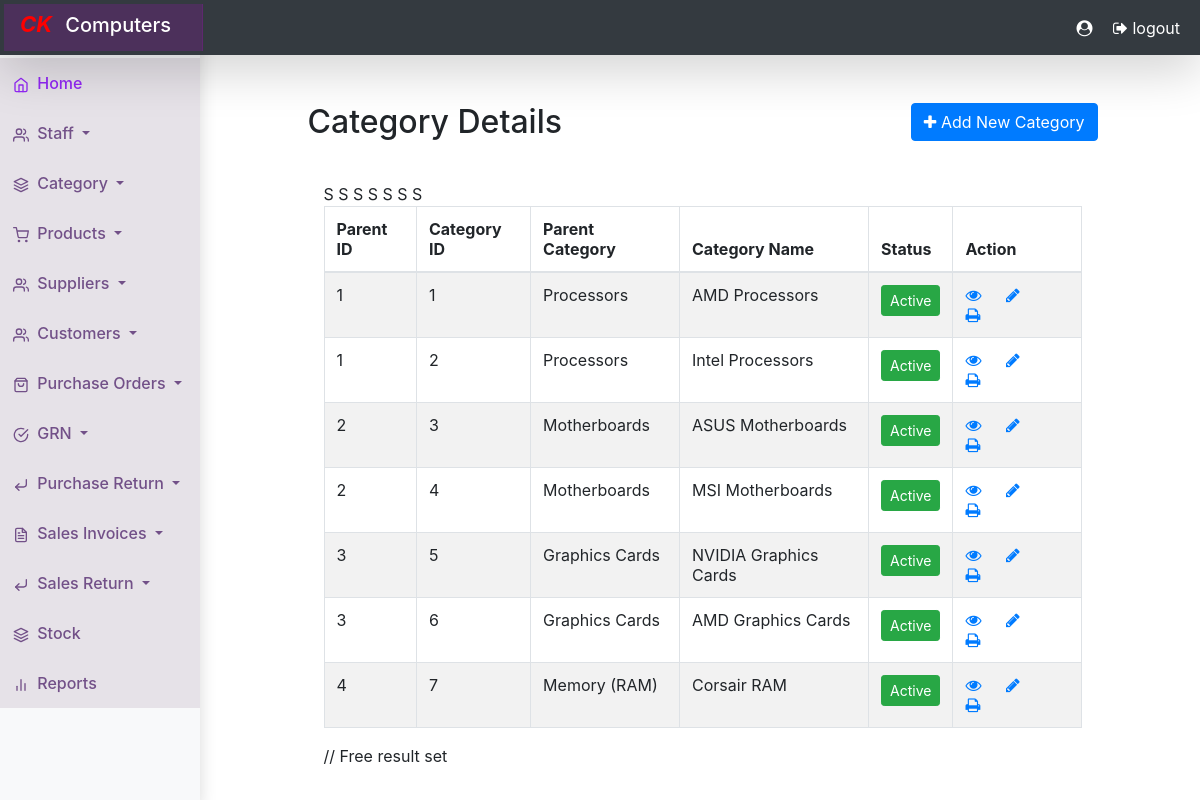
The page /common/test_table.php on the database its author committed.
### tables this page shows
CREATE TABLE `category` (
  `id` int(50) NOT NULL,
  `p_cat_id` int(20) DEFAULT NULL,
  `category_name` varchar(50) NOT NULL,
  `status` tinyint(4) NOT NULL DEFAULT 1
);

CREATE TABLE `p_category` (
  `p_cat_id` int(20) NOT NULL,
  `parent_cat_name` varchar(100) NOT NULL,
  `status` tinyint(4) NOT NULL DEFAULT 1
);

### common/test_table.php (the view, shortened to what this page needs)
<?php
require_once '../common/config.php';
?>
<?php include "../common/header.php"; ?>
 <?php require_once '../common/navbar.php'; ?>
<!DOCTYPE html>
<html lang="en">
    <head>
    <link rel="stylesheet" type="text/css" href="https://cdn.datatables.net/v/dt/dt-1.12.1/datatables.min.css"/>
    <link rel="stylesheet" href="https://maxcdn.bootstrapcdn.com/font-awesome/4.7.0/css/font-awesome.min.css">
    </head>
<body style="background-image: url(../images/BG100.jpg); background-size: cover; background-repeat:no-repeat;">
    <div class="wrapper">
            <div class="row">
            <div class="col-lg-3"></div>
                <div class="col-md-8">
                    <div class="mt-5 mb-3 clearfix">
                        <h2 class="pull-left">Category Details</h2>
                        <a href="create.php" class="btn btn-primary pull-right"><i class="fa fa-plus"></i> Add New Category</a>
                    </div>
                    <?php
                    $sql = "SELECT category.id,category.category_name,p_category.p_cat_id,p_category.parent_cat_name,category.status FROM category LEFT JOIN p_category ON category.p_cat_id=p_category.p_cat_id";
                    if($result = mysqli_query($link, $sql)){
                        if(mysqli_num_rows($result) > 0){ ?>
                            <div class="bg-white p-3"><table class="table table-bordered table-striped" id="myTable" >
                            <thead>
                                    <tr>
                                        <th>Parent ID</th>
                                        <th>Category ID</th>
                                        <th>Parent Category</th>
                                        <th>Category Name</th>
                                        <th>Status</th>
                                        <th>Action</th>
                                    </tr>
                            </thead>
                                <tbody>
                                <?php
                                    while($row = mysqli_fetch_array($result)){ ?>
                                    <tr>
                                        <td> <?php echo  $row['p_cat_id'] ?></td>
                                        <td> <?php echo  $row['id']  ?></td>
                                        <td> <?php echo  $row['parent_cat_name'] ?></td>
                                        <td> <?php echo  $row['category_name'] ?></td>
                                        <td>
                                        <?php $status = $row['status'];
                                        if($status==1){ ?>
                                            <a href='delete.php?id="<?php echo $row['id'] ?>"' class='btn btn-success btn-sm col-sm-12' role='button'>Active</a>
                                        <?php }else{ ?>
                                            <a href='delete2.php?id="<?php echo $row['id'] ?>"' class='btn btn-danger btn-sm col-sm-12' role='button'>Deactive</a>
                                        <?php } ?>
                                        </td>
                                        <td>
                                        <a href="view.php?id='<?php echo $row['id']?>'" class=" icon" title="View Record" data-toggle="tooltip"><span class="fa fa-eye"></span></a>
                                        <a href="update.php?id='<?php echo $row['id']?>'" class=" icon" title="Update Record" data-toggle="tooltip"><span class="fa fa-pencil"></span></a>
                                        <a href="print.php?id='<?php echo $row['id']?>'" class=" icon" title="print Record" data-toggle="tooltip"><span class="fa fa-print"></span></a>
                                        </td>
                                    </tr>S
                                <?php } ?>
                                </tbody>
                                </table>
                                // Free result set
                               <?php mysqli_free_result($result);
                            } else{ ?>
                            <div class="alert alert-danger"><em>No records were found.</em></div>
                            <?php }
                        } else{
                            echo "Oops! Something went wrong. Please try again later.";
                        }
                    ?>
                </div>
            </div>
        </div>
    </div>
</body>
</html>

### staffimage/style.css (style rules this page uses)
* { margin: 0; padding: 0; box-sizing: border-box; }

### common/dashboard.css (style rules this page uses)
.icon { padding-right: 20px; }

### rows shown on the page
category: p_cat.p_cat_id "1", id "1", p_cat.parent_cat_name "Processors", category_name "AMD Processors"
category: p_cat.p_cat_id "1", id "2", p_cat.parent_cat_name "Processors", category_name "Intel Processors"
category: p_cat.p_cat_id "2", id "3", p_cat.parent_cat_name "Motherboards", category_name "ASUS Motherboards"
category: p_cat.p_cat_id "2", id "4", p_cat.parent_cat_name "Motherboards", category_name "MSI Motherboards"
category: p_cat.p_cat_id "3", id "5", p_cat.parent_cat_name "Graphics Cards", category_name "NVIDIA Graphics Cards"
category: p_cat.p_cat_id "3", id "6", p_cat.parent_cat_name "Graphics Cards", category_name "AMD Graphics Cards"
category: p_cat.p_cat_id "4", id "7", p_cat.parent_cat_name "Memory (RAM)", category_name "Corsair RAM"
